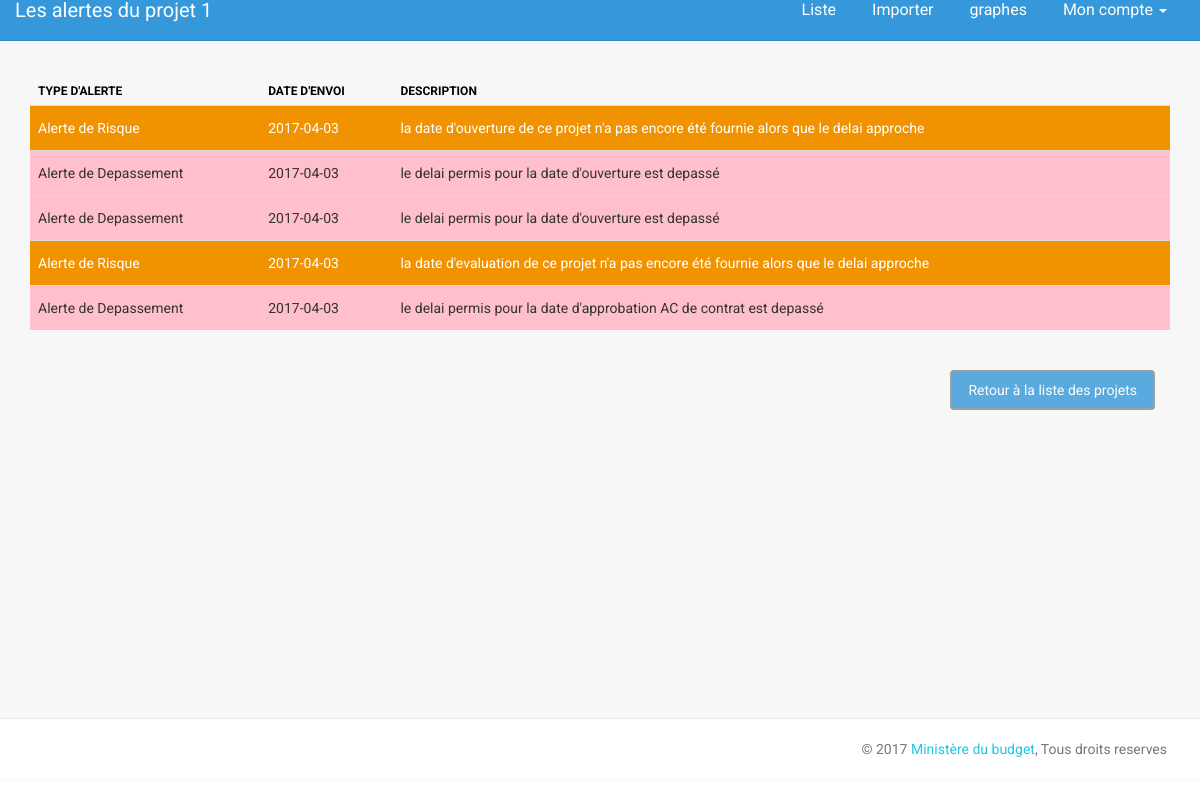
Screenshot of /alertes.php?projet=1 with the database file from the repository.
### tables this page shows
CREATE TABLE IF NOT EXISTS `alert` (
  `idAlert` int(11) NOT NULL AUTO_INCREMENT,
  `dateAlert` date NOT NULL,
  `typeAlert` int(2) NOT NULL,
  `idProjet` int(11) NOT NULL,
  `messageAlert` varchar(250) NOT NULL,
  PRIMARY KEY (`idAlert`)
);

### bd/CRUD.php (called while the page is built, shortened)
<?php
class CRUD{
	private $bdd ;
	public function setDb($p) {
			$this -> bdd = $p ;
		}
		public function selectAlertByIdProjet($id) {
			$id = htmlspecialchars($id);
			$requete = $this -> bdd ->prepare('SELECT * FROM Alert
												WHERE idProjet = :id
												');
			$requete->execute(array(
							'id' => $id
							));
			$results = array();
				if($requete ->rowCount() > 0){
					while($tmp = $requete -> fetch()){
						$results[] = new Alert($tmp);
				}
				return $results;
			}else return null;
		}
}
?>

### bd/Alert.php (called while the page is built, shortened)
<?php
class Alert {
	private $dateAlert ;
	private $typeAlert ;
	private $messageAlert ;
	public function  getDateAlert  () { return $this -> dateAlert ; }
	public function  getTypeAlert  () { return $this -> typeAlert ; }
	public function  getMessageAlert  () { return $this -> messageAlert ; }
	public function  setDateAlert ($p) { $this -> dateAlert = $p ; }
	public function  setTypeAlert ($p) { $this -> typeAlert = $p ; }
	public function  setMessageAlert ($p) { $this -> messageAlert = $p ; }
	public function hydrate(array $tab) {
		foreach ($tab as $cle => $valeur){
				$methode = 'set'.ucfirst($cle);
			}
	}
}
?>

### alertes.php (the view, shortened to what this page needs)
<!doctype html>
<html lang="en">
<head>
    <link href="assets/css/bootstrap.min.css" rel="stylesheet" />
    <link href="assets/css/animate.min.css" rel="stylesheet"/>
    <link href="assets/css/light-bootstrap-dashboard.css" rel="stylesheet"/>
    <link href="http://maxcdn.bootstrapcdn.com/font-awesome/4.2.0/css/font-awesome.min.css" rel="stylesheet">
    <link href="assets/css/pe-icon-7-stroke.css" rel="stylesheet" />
</head>
<body style='margin-bottom:0px;'>
<div class="wrapper">
    <div class="main-panel">
		   <?php
			require_once('inc/menu.top.php');
            require_once('bd/Alert.php');
			require_once('bd/connection_bd.php');
			require_once('bd/CRUD.php');
            require_once('bd/fonctions.inc.php');
            $obj_bdd = new CRUD ($bdd);
            ?>
        <div class="content">
		   <div class="container-fluid center " >
		<?php
           $results = $obj_bdd -> selectAlertByIdProjet($_SESSION['idProjet']) ;
           if($results != null) {
            echo "
               <table class='table'>
                <thead>
                <tr>
                    <th>Type d'alerte</th>
                    <th>Date d'envoi</th>
                    <th>Description</th>
                </tr>
                </thead>
                <tbody>
                ";
               foreach($results AS $alert) {
                   $typeAlert = $alert -> getTypeAlert();
                   $dateAlert = $alert -> getDateAlert() ;
                   $messageAlert = 	$alert -> getMessageAlert() ;
                   $class = "";
                   $type = "";
                   if($typeAlert == 1) {
                       $class = "alert" ;
                       $type = "Alerte de Risque" ;
                   }elseif ($typeAlert == 2){
                       $class = "depasser" ;
                       $type = "Alerte de Depassement" ;
                   }
                   echo "
                        <tr class='$class'>
                            <td> $type </td>
                            <td> $dateAlert </td>
                            <td> $messageAlert </td>
                        </tr>
                    ";
               }
            echo"
              </tbody>
            </table>
            ";
           } else {
             echo"
               <div class='col-lg-12 center' style = 'margin-top: 20px;'>
                <p>pas d'alertes pour ce projet, tout est dans les normes !</p>
		       </div>
               ";
           }
		?>
          <div class="col-lg-12 center" style = 'margin-top: 20px;'>
		     <a href='data.php'  class="btn btn-info pull-right" style ="margin-left:10px;">Retour à la liste des projets</a>
          </div>
		</div>
        </div>
	    <?php
		require_once('inc/footer.inc.php');
		?>
    </div>
</div>
</body>
</html>

### rows the page displays
alert: typeAlert "Alerte de Risque", dateAlert "2017-04-03", messageAlert "la date d'ouverture de ce projet n'a pas encore été fournie alors que le delai approche"
alert: typeAlert "Alerte de Depassement", dateAlert "2017-04-03", messageAlert "le delai permis pour la date d'ouverture est depassé"
alert: typeAlert "Alerte de Depassement", dateAlert "2017-04-03", messageAlert "le delai permis pour la date d'ouverture est depassé"
alert: typeAlert "Alerte de Risque", dateAlert "2017-04-03", messageAlert "la date d'evaluation de ce projet n'a pas encore été fournie alors que le delai approche"
alert: typeAlert "Alerte de Depassement", dateAlert "2017-04-03", messageAlert "le delai permis pour la date d'approbation AC de contrat est depassé"

### other values shown
$page_title "Les alertes du projet 1"
